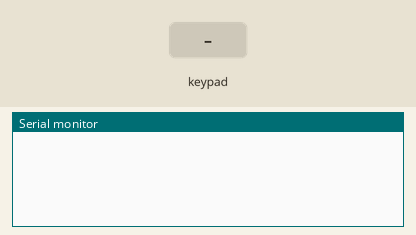
This sketch was run on a simulated Arduino Uno, built with avr-gcc and run on an emulated ATmega328P. Shown: the last lines printed to the serial monitor. Inputs (shaded band) come from the test bench.

Above: at 1.2 s.
1.3 s: key '1' pressed
At 2.5 s:
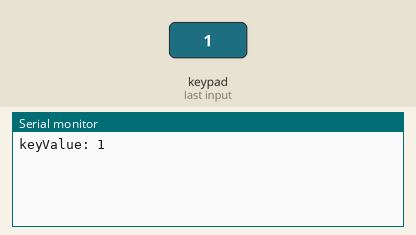
2.8 s: keypad keys 8 9 1 0 1 1 A pressed 0.4 s apart
At 5.7 s:
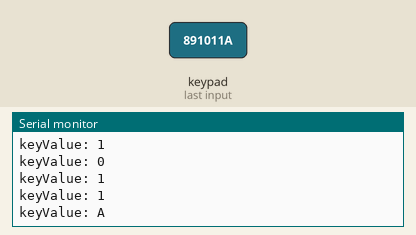
7.1 s: key 'B' pressed
At 8.2 s:
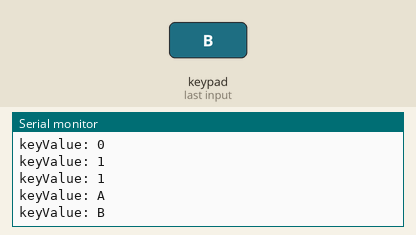
8.6 s: keypad keys 8 9 1 0 1 1 D pressed 0.4 s apart
At 11.4 s:
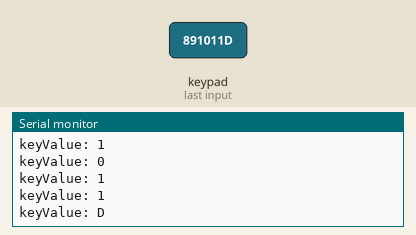
12.9 s: key 'C' pressed
At 13.7 s:
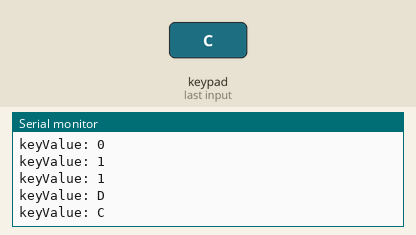
14.4 s: key 'E' pressed
At 14.9 s:
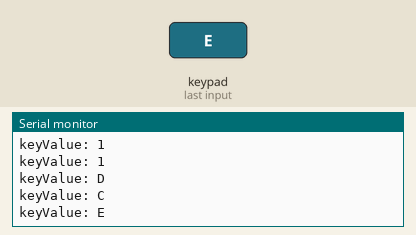
Timing chart, 0 to 16.9 s (numbered marks = the images above; inputs shaded):
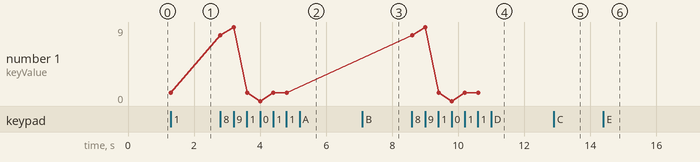

Measured:
- after the input at 1.3 s, the serial monitor: prints a new line at once (image 1)
- after the input at 2.8 s, the serial monitor: prints a new line at once (image 2)
- after the input at 7.1 s, the serial monitor: prints a new line at once (image 3)
- after the input at 8.6 s, the serial monitor: prints a new line at once (image 4)
- after the input at 12.9 s, the serial monitor: prints a new line at once (image 5)
- after the input at 14.4 s, the serial monitor: prints a new line at once (image 6)

The sketch:

16_matrix_keypad.ino
```cpp
//code start
/*******************************************************
 * name: Password Lock
 * note: you need to add the Keypad folder under test experiment\code\Library to the Arduino libraries folder
 * function: when you press one button, you can see the keyvalue print on the serial monitor
 * Keypad  SunFounder Uno
 * X1 / 8     8
 * X2 / 7     9
 * X3 / 6           10
 * X4 / 5           11
 * Y1 / 4           4
 * Y2 / 3           5
 * Y3 / 2           6
 * Y4 / 1           7
 *
 *********************************************************/
//Email:support@sunfounder.com
//Website:www.sunfounder.com

#include <Keypad.h>   //use the Keypad libraries

const byte ROWS = 4; //four rows
const byte COLS = 4; //four columns
//define the cymbols on the buttons of the keypads
char hexaKeys[ROWS][COLS] =
{
  {
    '1','2','3','4'      }
  ,
  {
    '5','6','7','8'      }
  ,
  {
    '9','A','B','C'      }
  ,
  {
    'D','E','F','0'      }
};
byte rowPins[ROWS] = { 8, 9, 10, 11}; //connect to the row pinouts of the keypad
byte colPins[COLS] = { 2, 3, 4, 5}; //connect to the column pinouts of the keypad

//initialize an instance of class NewKeypad
Keypad customKeypad = Keypad( makeKeymap(hexaKeys), rowPins, colPins, ROWS, COLS);

void setup()
{
  Serial.begin(9600);
}

void loop()
{
  readKey();
  //delay(100);
}

void readKey()
{
  int correct = 0;
  char customKey = customKeypad.getKey();//get the key value
  if(customKey)
  {
    Serial.print("keyValue: ");
    Serial.println(customKey);
  }
  //delay(100);
}
```
